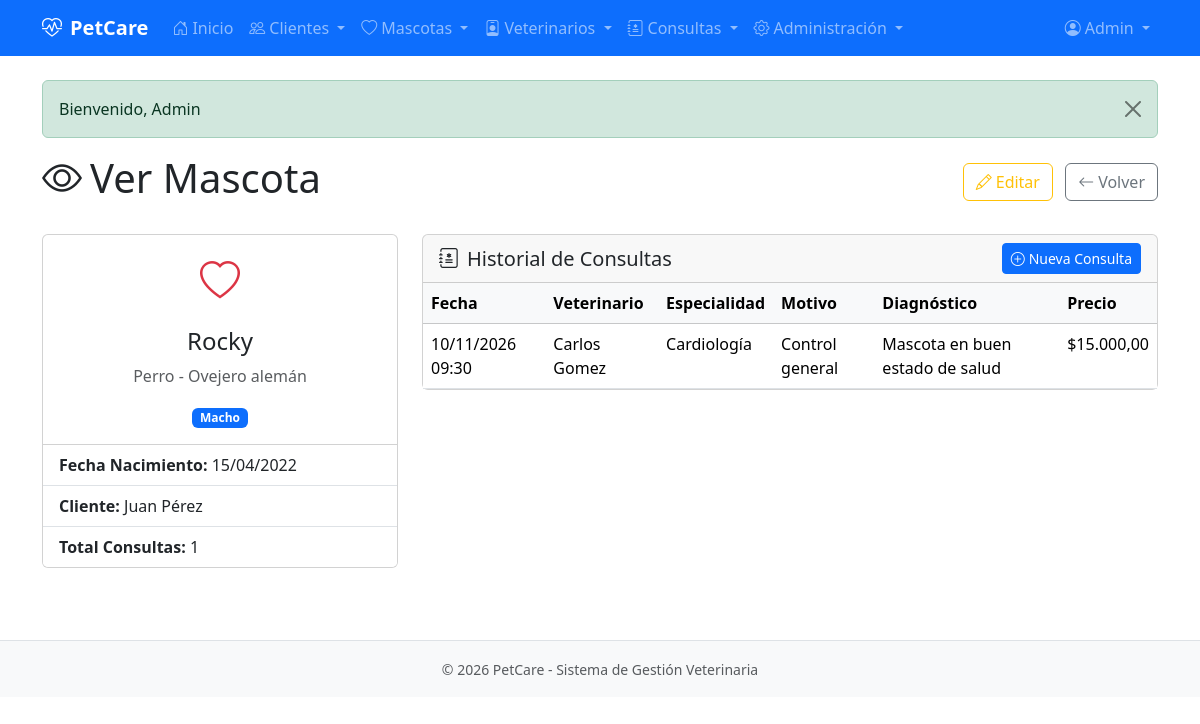
The app's page /pages/mascota/ver.php?id=1 (signed in) with its own data.
### tables this page shows
CREATE TABLE usuarios (
    id_usuario INT AUTO_INCREMENT PRIMARY KEY,
    nombre VARCHAR(50) NOT NULL,
    apellido VARCHAR(50) NOT NULL,
    email VARCHAR(100) NOT NULL UNIQUE,
    password VARCHAR(255) NOT NULL,
    telefono VARCHAR(20),
    id_rol INT NOT NULL DEFAULT 3,
    activo TINYINT(1) NOT NULL DEFAULT 1,
    fecha_registro TIMESTAMP DEFAULT CURRENT_TIMESTAMP,
    CONSTRAINT fk_usuarios_roles FOREIGN KEY (id_rol) REFERENCES roles(id_rol)
);

CREATE TABLE mascotas (
    id_mascota INT AUTO_INCREMENT PRIMARY KEY,
    nombre VARCHAR(50) NOT NULL,
    especie VARCHAR(30) NOT NULL,
    raza VARCHAR(50),
    fecha_nacimiento DATE,
    sexo VARCHAR(10),
    id_cliente INT NOT NULL,
    CONSTRAINT fk_mascotas_clientes FOREIGN KEY (id_cliente) REFERENCES clientes(id_cliente) ON DELETE CASCADE
);

CREATE TABLE clientes (
    id_cliente INT AUTO_INCREMENT PRIMARY KEY,
    dni VARCHAR(15) NOT NULL UNIQUE,
    nombre VARCHAR(50) NOT NULL,
    apellido VARCHAR(50) NOT NULL,
    telefono VARCHAR(20)
);

CREATE TABLE consultas (
    id_consulta INT AUTO_INCREMENT PRIMARY KEY,
    fecha_consulta DATETIME NOT NULL,
    motivo VARCHAR(100) NOT NULL,
    diagnostico TEXT,
    precio DECIMAL(10,2) NOT NULL,
    id_mascota INT NOT NULL,
    id_veterinario INT NOT NULL,
    CONSTRAINT fk_consultas_mascotas FOREIGN KEY (id_mascota) REFERENCES mascotas(id_mascota) ON DELETE CASCADE,
    CONSTRAINT fk_consultas_veterinarios FOREIGN KEY (id_veterinario) REFERENCES veterinarios(id_veterinario) ON DELETE CASCADE
);

CREATE TABLE veterinarios (
    id_veterinario INT AUTO_INCREMENT PRIMARY KEY,
    dni VARCHAR(15) NOT NULL UNIQUE,
    nombre VARCHAR(50) NOT NULL,
    apellido VARCHAR(50) NOT NULL,
    numero_registro VARCHAR(20) NOT NULL UNIQUE,
    telefono VARCHAR(20),
    especialidad VARCHAR(50)
);

### includes/auth.php (called while the page is built, shortened)
<?php
function isLoggedIn() {
    return isset($_SESSION['user_id']);
}
function getCurrentUser() {
    $db = getDB();
    $stmt = $db->prepare("SELECT u.*, r.nombre as rol_nombre FROM usuarios u LEFT JOIN roles r ON u.id_rol = r.id_rol WHERE u.id_usuario = ?");
    $stmt->execute([$_SESSION['user_id']]);
    return $stmt->fetch();
}

### includes/functions.php (called while the page is built, shortened)
<?php
function getMascotaById($id) {
    $db = getDB();
    $stmt = $db->prepare("SELECT m.*, c.nombre as cliente_nombre, c.apellido as cliente_apellido
                          FROM mascotas m JOIN clientes c ON m.id_cliente = c.id_cliente
                          WHERE m.id_mascota = ?");
    $stmt->execute([$id]);
    return $stmt->fetch();
}
function getConsultasByMascota($idMascota) {
    $db = getDB();
    $stmt = $db->prepare("SELECT c.*, v.nombre as vet_nombre, v.apellido as vet_apellido, v.especialidad
                          FROM consultas c
                          JOIN veterinarios v ON c.id_veterinario = v.id_veterinario
                          WHERE c.id_mascota = ?
                          ORDER BY c.fecha_consulta DESC");
    $stmt->execute([$idMascota]);
    return $stmt->fetchAll();
}

### pages/mascota/ver.php (the view, shortened to what this page needs)
<?php
require_once dirname(__DIR__, 2) . '/includes/auth.php';
require_once dirname(__DIR__, 2) . '/includes/functions.php';
$pageTitle = 'Ver Mascota';
$id = $_GET['id'] ?? 0;
$mascota = getMascotaById($id);
$consultas = getConsultasByMascota($id);
require_once dirname(__DIR__, 2) . '/includes/header.php';
?>
<div class="d-flex justify-content-between align-items-center mb-4">
    <h1><i class="bi bi-eye me-2"></i><?php echo $pageTitle; ?></h1>
    <div>
        <a href="<?php echo APP_URL; ?>/pages/mascota/editar.php?id=<?php echo $id; ?>" class="btn btn-outline-warning me-2">
            <i class="bi bi-pencil me-1"></i>Editar
        </a>
        <a href="<?php echo APP_URL; ?>/pages/mascota/listar.php" class="btn btn-outline-secondary">
            <i class="bi bi-arrow-left me-1"></i>Volver
        </a>
    </div>
</div>
<div class="row">
    <div class="col-md-4">
        <div class="card">
            <div class="card-body text-center">
                <i class="bi bi-heart fs-1 text-danger"></i>
                <h4 class="mt-3"><?php echo htmlspecialchars($mascota['nombre']); ?></h4>
                <p class="text-muted"><?php echo htmlspecialchars($mascota['especie']); ?> - <?php echo htmlspecialchars($mascota['raza'] ?? 'Sin raza'); ?></p>
                <span class="badge bg-primary"><?php echo htmlspecialchars($mascota['sexo'] ?? 'N/A'); ?></span>
            </div>
            <ul class="list-group list-group-flush">
                <li class="list-group-item"><strong>Fecha Nacimiento:</strong> <?php echo $mascota['fecha_nacimiento'] ? date('d/m/Y', strtotime($mascota['fecha_nacimiento'])) : 'No especificada'; ?></li>
                <li class="list-group-item"><strong>Cliente:</strong> <?php echo htmlspecialchars($mascota['cliente_nombre'] . ' ' . $mascota['cliente_apellido']); ?></li>
                <li class="list-group-item"><strong>Total Consultas:</strong> <?php echo count($consultas); ?></li>
            </ul>
        </div>
    </div>
    <div class="col-md-8">
        <div class="card">
            <div class="card-header d-flex justify-content-between align-items-center">
                <h5 class="mb-0"><i class="bi bi-journal-medical me-2"></i>Historial de Consultas</h5>
                <a href="<?php echo APP_URL; ?>/pages/consulta/crear.php?mascota=<?php echo $id; ?>" class="btn btn-sm btn-primary">
                    <i class="bi bi-plus-circle me-1"></i>Nueva Consulta
                </a>
            </div>
            <div class="card-body p-0">
                <?php if (empty($consultas)): ?>
                    <div class="text-center py-4 text-muted">
                        <i class="bi bi-journal-medical fs-1"></i>
                        <p class="mt-2">No hay consultas registradas para esta mascota</p>
                    </div>
                <?php else: ?>
                    <div class="table-responsive">
                        <table class="table table-hover mb-0">
                            <thead class="table-light">
                                <tr>
                                    <th>Fecha</th>
                                    <th>Veterinario</th>
                                    <th>Especialidad</th>
                                    <th>Motivo</th>
                                    <th>Diagnóstico</th>
                                    <th>Precio</th>
                                </tr>
                            </thead>
                            <tbody>
                                <?php foreach ($consultas as $consulta): ?>
                                <tr>
                                    <td><?php echo date('d/m/Y H:i', strtotime($consulta['fecha_consulta'])); ?></td>
                                    <td><?php echo htmlspecialchars($consulta['vet_nombre'] . ' ' . $consulta['vet_apellido']); ?></td>
                                    <td><?php echo htmlspecialchars($consulta['especialidad']); ?></td>
                                    <td><?php echo htmlspecialchars($consulta['motivo']); ?></td>
                                    <td><?php echo htmlspecialchars($consulta['diagnostico'] ?? '-'); ?></td>
                                    <td>$<?php echo number_format($consulta['precio'], 2, ',', '.'); ?></td>
                                </tr>
                                <?php endforeach; ?>
                            </tbody>
                        </table>
                    </div>
                <?php endif; ?>
            </div>
        </div>
    </div>
</div>
<?php require_once dirname(__DIR__, 2) . '/includes/footer.php'; ?>

### includes/header.php (shortened to what this page needs)
<?php
require_once __DIR__ . '/auth.php';
$user = getCurrentUser();
$currentPage = basename($_SERVER['PHP_SELF']);
?>
<!DOCTYPE html>
<html lang="es">
<head>
    <link href="https://cdn.jsdelivr.net/npm/bootstrap@5.3.2/dist/css/bootstrap.min.css" rel="stylesheet">
    <link href="https://cdn.jsdelivr.net/npm/bootstrap-icons@1.11.1/font/bootstrap-icons.css" rel="stylesheet">
    <link href="<?php echo APP_URL; ?>/assets/css/style.css" rel="stylesheet">
</head>
<body>
    <?php if (isLoggedIn()): ?>
    <nav class="navbar navbar-expand-lg navbar-dark bg-primary">
        <div class="container">
            <a class="navbar-brand fw-bold" href="<?php echo APP_URL; ?>/index.php">
                <i class="bi bi-heart-pulse me-2"></i><?php echo APP_NAME; ?>
            </a>
            <div class="collapse navbar-collapse" id="navbarNav">
                <ul class="navbar-nav me-auto">
                    <li class="nav-item">
                        <a class="nav-link <?php echo $currentPage === 'index.php' ? 'active' : ''; ?>" href="<?php echo APP_URL; ?>/index.php">
                            <i class="bi bi-house-door me-1"></i>Inicio
                        </a>
                    </li>
                    <?php if (in_array($user['rol_nombre'], ['Admin', 'Usuario común'])): ?>
                    <li class="nav-item dropdown">
                        <a class="nav-link dropdown-toggle <?php echo strpos($currentPage, 'cliente') !== false ? 'active' : ''; ?>" href="#" role="button" data-bs-toggle="dropdown">
                            <i class="bi bi-people me-1"></i>Clientes
                        </a>
                    </li>
                    <li class="nav-item dropdown">
                        <a class="nav-link dropdown-toggle <?php echo strpos($currentPage, 'mascota') !== false ? 'active' : ''; ?>" href="#" role="button" data-bs-toggle="dropdown">
                            <i class="bi bi-heart me-1"></i>Mascotas
                        </a>
                    </li>
                    <?php endif; ?>
                    <?php if (in_array($user['rol_nombre'], ['Admin', 'Veterinario'])): ?>
                    <li class="nav-item dropdown">
                        <a class="nav-link dropdown-toggle <?php echo strpos($currentPage, 'veterinario') !== false ? 'active' : ''; ?>" href="#" role="button" data-bs-toggle="dropdown">
                            <i class="bi bi-person-badge me-1"></i>Veterinarios
                        </a>
                    </li>
                    <?php endif; ?>
                    <?php if (in_array($user['rol_nombre'], ['Admin', 'Veterinario', 'Usuario común'])): ?>
                    <li class="nav-item dropdown">
                        <a class="nav-link dropdown-toggle <?php echo strpos($currentPage, 'consulta') !== false ? 'active' : ''; ?>" href="#" role="button" data-bs-toggle="dropdown">
                            <i class="bi bi-journal-medical me-1"></i>Consultas
                        </a>
                    </li>
                    <?php endif; ?>
                    <?php if ($user['rol_nombre'] === 'Admin'): ?>
                    <li class="nav-item dropdown">
                        <a class="nav-link dropdown-toggle <?php echo strpos($currentPage, 'usuario') !== false ? 'active' : ''; ?>" href="#" role="button" data-bs-toggle="dropdown">
                            <i class="bi bi-gear me-1"></i>Administración
                        </a>
                    </li>
                    <?php endif; ?>
                </ul>
                <ul class="navbar-nav ms-auto">
                    <li class="nav-item dropdown">
                        <a class="nav-link dropdown-toggle" href="#" role="button" data-bs-toggle="dropdown">
                            <i class="bi bi-person-circle me-1"></i><?php echo htmlspecialchars($user['nombre']); ?>
                        </a>
                    </li>
                </ul>
            </div>
        </div>
    </nav>
    <?php endif; ?>
    <main class="container py-4">
        <?php if (isset($_SESSION['flash_message'])): ?>
            <div class="alert alert-<?php echo $_SESSION['flash_type'] ?? 'info'; ?> alert-dismissible fade show" role="alert">
                <?php
                    echo $_SESSION['flash_message'];
                ?>
                <button type="button" class="btn-close" data-bs-dismiss="alert"></button>
            </div>
        <?php endif; ?>

### records on screen
usuarios: nombre "Admin"
mascotas: nombre "Rocky", especie "Perro", raza "Ovejero alemán", sexo "Macho", fecha_nacimiento "15/04/2022", id_cliente.apellido "Juan Pérez"
consultas: fecha_consulta "10/11/2026 09:30", id_veterinario.apellido "Carlos Gomez", id_veterinario.especialidad "Cardiología", motivo "Control general", diagnostico "Mascota en buen estado de salud", precio "15.000,00"

### other values on screen
APP_NAME "PetCare"
$_SESSION['flash_message'] "Bienvenido, Admin"
$pageTitle "Ver Mascota"
count($consultas) "1"
